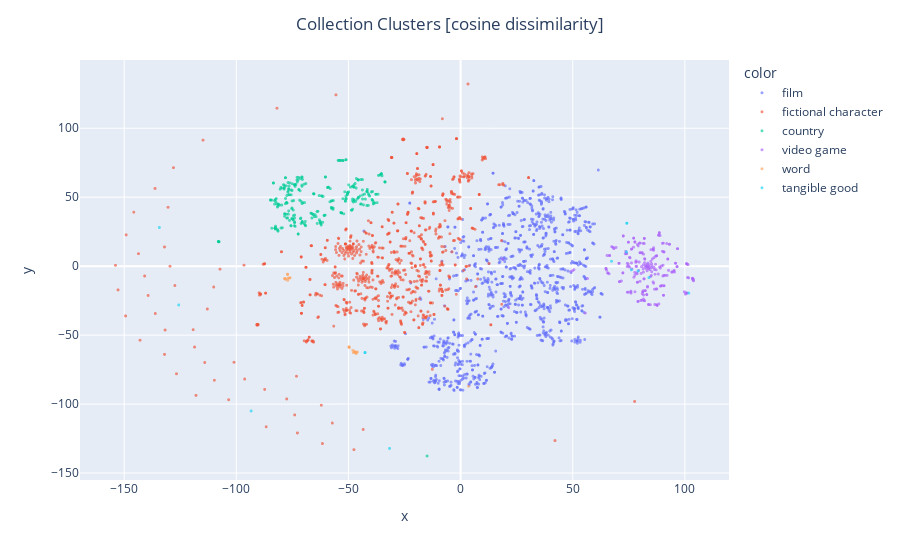

Notebook cell for this chart:
### Code cell
fig = px.scatter(
    x=X_tsne_cosine[:, 0],
    y=X_tsne_cosine[:, 1],
    hover_name=y_name,
    hover_data={
        'first 4 names': [','.join(sorted(doc)[:4]) for doc in doc_names]
    },
    size_max=1e-6,
    color=[types[i] for i in y_type],
    opacity=0.65,
#     width=1200,  # figure width in pixels
#     height=800,  # figure height in pixels
)
fig.update_traces(marker={'size': 3})
fig.update_layout(title_text='Collection Clusters [cosine dissimilarity]', title_x=0.5)
fig.show()

### Figure 1 — Plotly figure (JSON) as saved in the notebook; plotly's stock layout.template omitted (floating-point values rounded to 4 significant figures; data arrays with more than 128 entries replaced by an {"elided": "..."} marker saying what was removed)
{"data": [{"customdata": {"elided": "1035x1 str values"}, "hovertemplate": "<b>%{hovertext}</b><br><br>color=film<br>x=%{x}<br>y=%{y}<br>first 4 names=%{customdata[0]}<extra></extra>", "hovertext": {"elided": "1035 str values"}, "legendgroup": "film", "marker": {"color": "#636efa", "opacity": 0.65, "size": 3, "symbol": "circle"}, "mode": "markers", "name": "film", "showlegend": true, "type": "scattergl", "x": {"elided": "1035 float values"}, "xaxis": "x", "y": {"elided": "1035 float values"}, "yaxis": "y"}, {"customdata": {"elided": "860x1 str values"}, "hovertemplate": "<b>%{hovertext}</b><br><br>color=fictional character<br>x=%{x}<br>y=%{y}<br>first 4 names=%{customdata[0]}<extra></extra>", "hovertext": {"elided": "860 str values"}, "legendgroup": "fictional character", "marker": {"color": "#EF553B", "opacity": 0.65, "size": 3, "symbol": "circle"}, "mode": "markers", "name": "fictional character", "showlegend": true, "type": "scattergl", "x": {"elided": "860 float values"}, "xaxis": "x", "y": {"elided": "860 float values"}, "yaxis": "y"}, {"customdata": {"elided": "264x1 str values"}, "hovertemplate": "<b>%{hovertext}</b><br><br>color=country<br>x=%{x}<br>y=%{y}<br>first 4 names=%{customdata[0]}<extra></extra>", "hovertext": {"elided": "264 str values"}, "legendgroup": "country", "marker": {"color": "#00cc96", "opacity": 0.65, "size": 3, "symbol": "circle"}, "mode": "markers", "name": "country", "showlegend": true, "type": "scattergl", "x": {"elided": "264 float values"}, "xaxis": "x", "y": {"elided": "264 float values"}, "yaxis": "y"}, {"customdata": {"elided": "223x1 str values"}, "hovertemplate": "<b>%{hovertext}</b><br><br>color=video game<br>x=%{x}<br>y=%{y}<br>first 4 names=%{customdata[0]}<extra></extra>", "hovertext": {"elided": "223 str values"}, "legendgroup": "video game", "marker": {"color": "#ab63fa", "opacity": 0.65, "size": 3, "symbol": "circle"}, "mode": "markers", "name": "video game", "showlegend": true, "type": "scattergl", "x": {"elided": "223 float values"}, "xaxis": "x", "y": {"elided": "223 float values"}, "yaxis": "y"}, {"customdata": [["portmanteau"], ["acronym,adjective,antidisestablishmentarianism,compound"], ["arete,barbarism,buzzword,conjunction"], ["bergie,kaffer,kafir,onomatopoeia"], ["discoursemarker,interrogativeword,portmanteau,spanishprofanity"], ["loanword,who"], ["doublet,listofenglishwordsofgreekorigin,listofenglishwordsofpolishorigin,postpositiveadjective"], ["cognate,intransitiveverb,listofenglishwordsofgreekorigin,listofenglishwordsofpolishorigin"], ["bespoke,boffin,bollocks,cunt"], ["compound,googol,initialism,onomatopoeia"], ["listofenglishwordsofgreekorigin,listofenglishwordsofpolishorigin"], ["falsecognate,gairaigo,godanverb,homophone"], ["adjective,adverb,antonym,eponymousauthor"], ["cognate,listofenglishwordsofgreekorigin,listofenglishwordsofpolishorigin,orange"], ["loanword"], ["farangi,listofenglishwordsofgreekorigin,listofenglishwordsofpolishorigin,loanwords"], ["ganja,listofenglishwordsofgreekorigin,listofenglishwordsofpolishorigin"], ["shastra,ācāra"], ["definitearticle,listofenglishwordsofgreekorigin,listofenglishwordsofpolishorigin,papoose"], ["autology,bollocks,combiningform,googol"], ["calque,hybridword,listofenglishwordsofgreekorigin,listofenglishwordsofpolishorigin"]], "hovertemplate": "<b>%{hovertext}</b><br><br>color=word<br>x=%{x}<br>y=%{y}<br>first 4 names=%{customdata[0]}<extra></extra>", "hovertext": ["Glossary of BDSM", "Longest words", "Glossary of rhetorical terms", "South African slang words", "Loanwords in Tagalog", "English words containing Q not followed by U", "English words of French origin", "English words of Yiddish origin", "Glossary of British terms not widely used in the United States", "Computer term etymologies", "English words of Arabic origin", "Glossary of Japanese words of Portuguese origin", "Glossary of literary terms", "English words of Sanskrit origin", "Loanwords in Malay", "English words of Persian origin", "English words of Hindi or Urdu origin", "Glossary of Hinduism terms", "English words from indigenous languages of the Americas", "Words with the suffix -ology", "English words of Chinese origin"], "legendgroup": "word", "marker": {"color": "#FFA15A", "opacity": 0.65, "size": 3, "symbol": "circle"}, "mode": "markers", "name": "word", "showlegend": true, "type": "scattergl", "x": [-76.3, -77.07, -78.48, -78.25, -76.06, -49.73, -47.26, -46.6, -77.15, -77.04, -47.16, -49.61, -78.06, -46.45, -49.7, -46.06, -47.19, 3.58, -47.77, -77.15, -48.05], "xaxis": "x", "y": [-8.55, -10.3, -8.974, -9.132, -8.487, -58.49, -61.97, -63.37, -5.847, -8.768, -62.28, -59.05, -9.577, -62.6, -58.6, -62.3, -62.28, -87.11, -62.72, -6.043, -61.04], "yaxis": "y"}, {"customdata": [["amoled,microsoftlumia,n-gage,nokia1"], ["agony,downloadablecontent,eden,efafairytaleofthetwo"], ["action-adventuregame,actiongame,actionrole-playinggame,adventuregame"], ["finalfantasyxv,kingdomheartsiii,metalgearsolidpeacewalker,sonyericssonlivewithwalkman"], ["keyboardmania"], ["apple,banana,clementine,greenwall"], ["dinosaurgame,doom,flightsimulator,fulltiltpinball"], ["cadburyroses"], ["apple,apricot,banana,berry"], ["digiorno,slimfast,slimjim,spam"], ["ericssonr380,sonyericssoncedar,sonyericssonk790,sonyericssonk800i"], ["ibmsimon"], ["hpelitex3,hpveer,palmpre"], ["beef,bigbumpin,bkchickenfries,blackforestham"]], "hovertemplate": "<b>%{hovertext}</b><br><br>color=tangible good<br>x=%{x}<br>y=%{y}<br>first 4 names=%{customdata[0]}<extra></extra>", "hovertext": ["Nokia products", "AO-rated video games", "Fastest-selling products", "Sony Walkman products", "Yamaha Corporation products", "Most valuable crops and livestock products", "Easter eggs in Microsoft products", "Cadbury products", "Skittles products", "Brand name food products", "Sony Ericsson products", "IBM products", "Hewlett-Packard products", "Burger King products"], "legendgroup": "tangible good", "marker": {"color": "#19d3f3", "opacity": 0.65, "size": 3, "symbol": "circle"}, "mode": "markers", "name": "tangible good", "showlegend": true, "type": "scattergl", "x": [84.0, 73.96, 79.17, 74.13, 101.8, -42.62, 76.13, -93.39, -42.61, -31.67, 74.12, -125.7, -134.3, 67.3], "xaxis": "x", "y": [-8.318, 10.31, -3.481, 31.12, -19.56, -62.67, -2.681, -105.0, -62.67, -132.2, 31.12, -28.14, 28.03, 3.487], "yaxis": "y"}], "layout": {"legend": {"title": {"text": "color"}, "tracegroupgap": 0}, "margin": {"t": 60}, "title": {"text": "Collection Clusters [cosine dissimilarity]", "x": 0.5}, "xaxis": {"anchor": "y", "domain": [0, 1], "title": {"text": "x"}}, "yaxis": {"anchor": "x", "domain": [0, 1], "title": {"text": "y"}}}}
